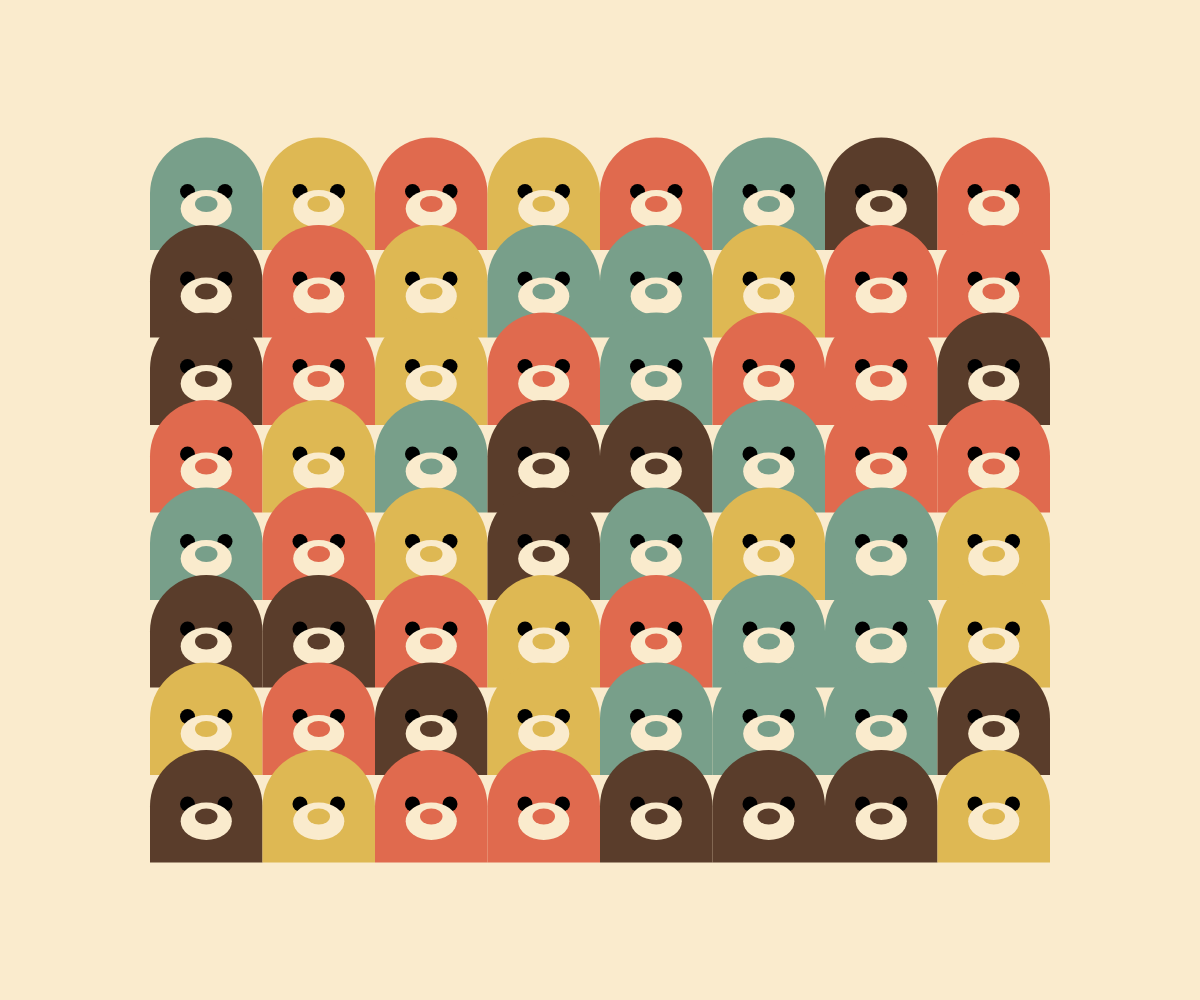
Frame 1 (no input)
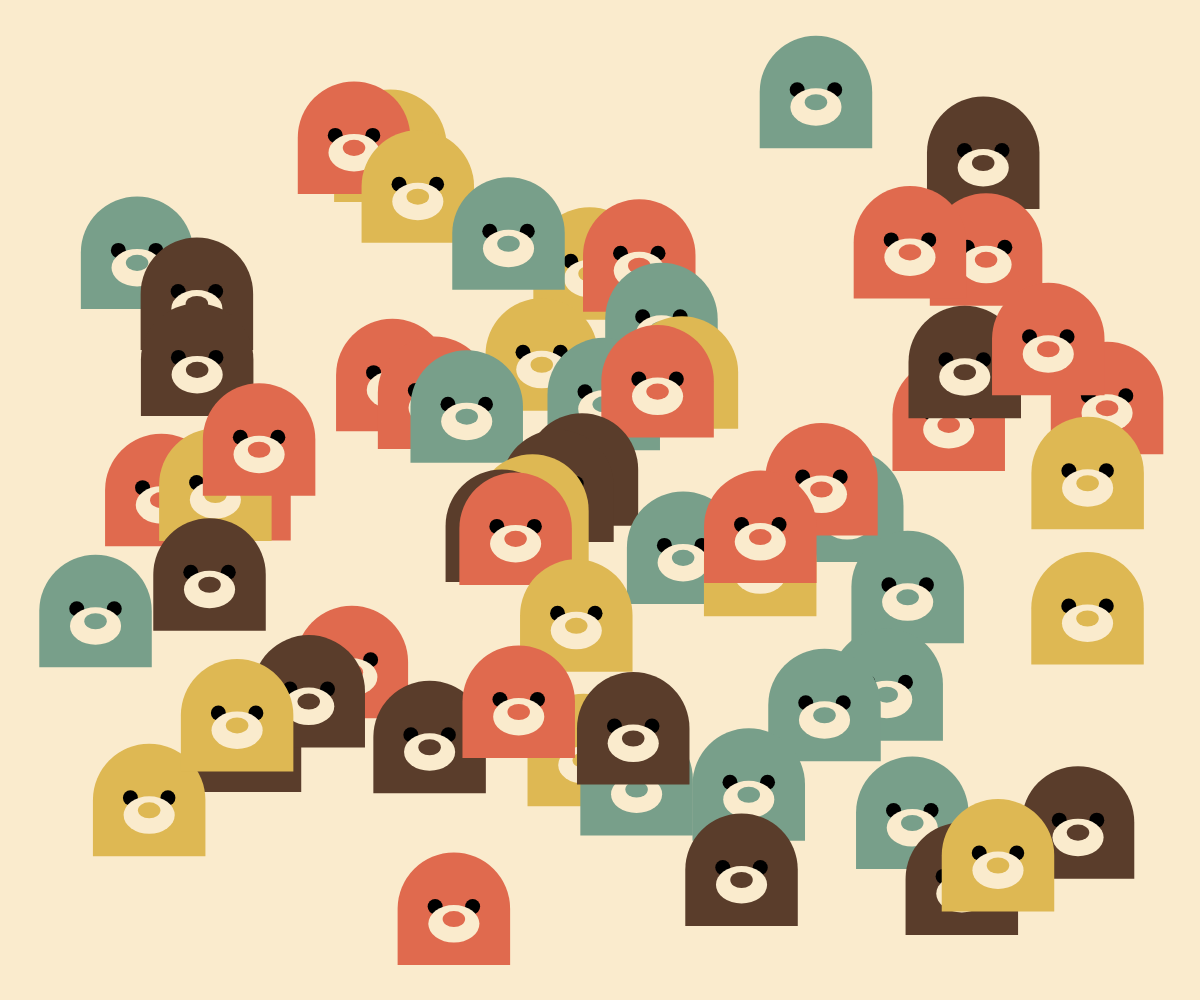
Frame 60 (no input)
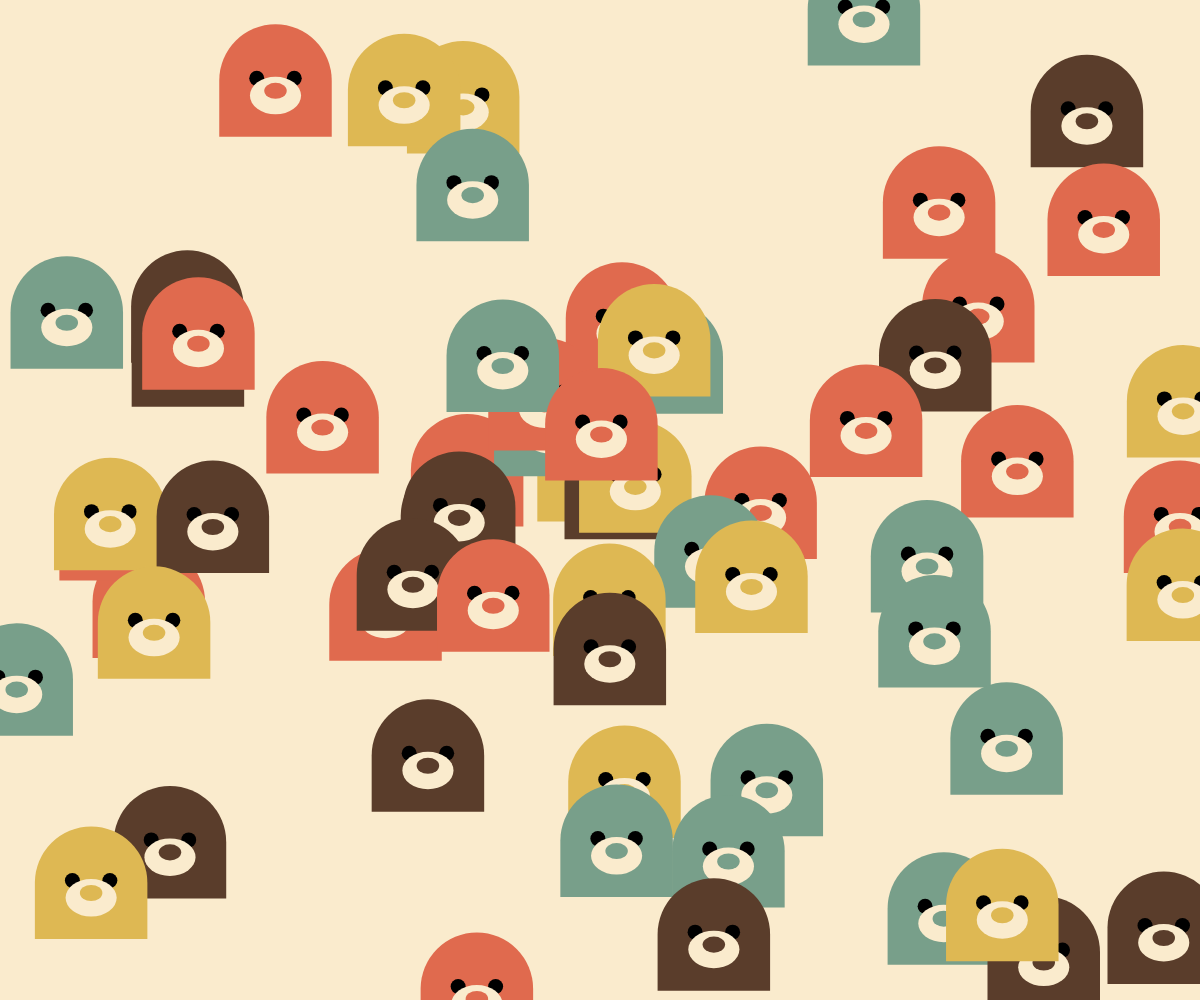
Frame 120 (the mouse pressed at the canvas centre since frame 60)

The p5.js sketch that drew these frames (run headless with seeded random() and noise() and a simulated clock; from frame 60 on, the mouse is pressed at the canvas centre):

// p5.js sketch
// ── sketch.js
let bg = ["#FAEBCD"];
let p = ["#E06A4E", "#DEB853", "#789F8A", "#5A3D2B"];

var balls = [];

function setup() {
  createCanvas(windowWidth, windowHeight);
  angleMode(DEGREES);
  background(bg);

  let cells = 8;
  let offset = width / 8;
  let margin = 0;
  let w = (width - offset * 2 - margin * (cells - 1)) / cells;
  let h = (height - offset * 2 - margin * (cells - 1)) / cells;

  for (let j = 0; j < cells; j++) {
    for (let i = 0; i < cells; i++) {
      let x = offset + i * (w + margin);
      let y = offset + j * (h + margin);
      let d = w;
      let c = random(p);                                  // 使用第一個程式碼中的顏色
      let ball = new Ball({
        p: { x: x + w / 2, y: y + h / 2 },                // 球的位置
        r: d,                                             // 球的大小與格子相同
        color: c,                                         // 球的顏色
        v: { x: random(-2, 2), y: random(-2, 2) }         // 球的移動速度，有兩個屬性 (x, y)
      });
      balls.push(ball);                                   // 把產生的球體推(存)入到 balls 陣列內
    }
  }
}

function draw() {
  background(bg);

  for (j = 0; j < balls.length; j = j + 1) {
    let ball = balls[j];
    ball.display();

    ball.move();
  }
}

class Ball {
  constructor(args) {
    this.p = args.p; // 球的位置
    this.r = args.r; // 球的大小
    this.color = args.color; // 球的顏色
    this.v = args.v; // 球的移動速度
  }

  display() {
    push();
    translate(this.p.x, this.p.y);

    // 繪製臉的圖案
    let d = this.r;
    rectMode(CENTER);
    noStroke();
    fill(this.color);
    rect(0, 0, d, d, d / 2, d / 2, 0, 0);

    fill("#000000");
    circle(-d / 6, -d / 50, d / 7.5);
    circle(d / 6, -d / 50, d / 7.5);

    fill(bg);
    ellipse(0, d / 7.5, d / 2.2, d / 3);

    fill(this.color);
    ellipse(0, d / 11, d / 5, d / 7);

    pop();
  }

  move() {
    this.p.x += this.v.x; // x 軸移動
    this.p.y += this.v.y; // y 軸移動

    if (this.p.x < 0 || this.p.x > width) {
      this.v.x *= -1; // 碰到左右邊界則反彈
    }

    if (this.p.y < 0 || this.p.y > height) {
      this.v.y *= -1; // 碰到上下邊界則反彈
    }
  }
}
